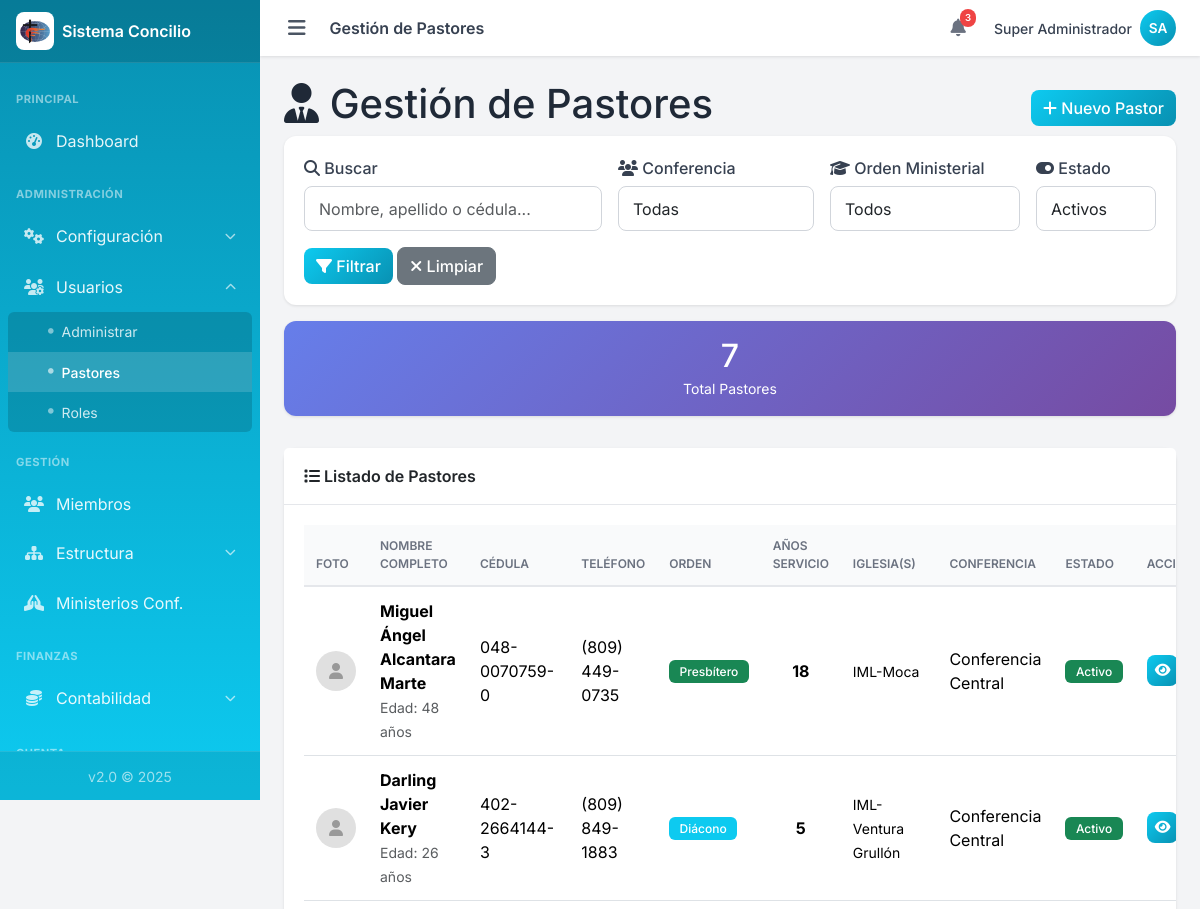
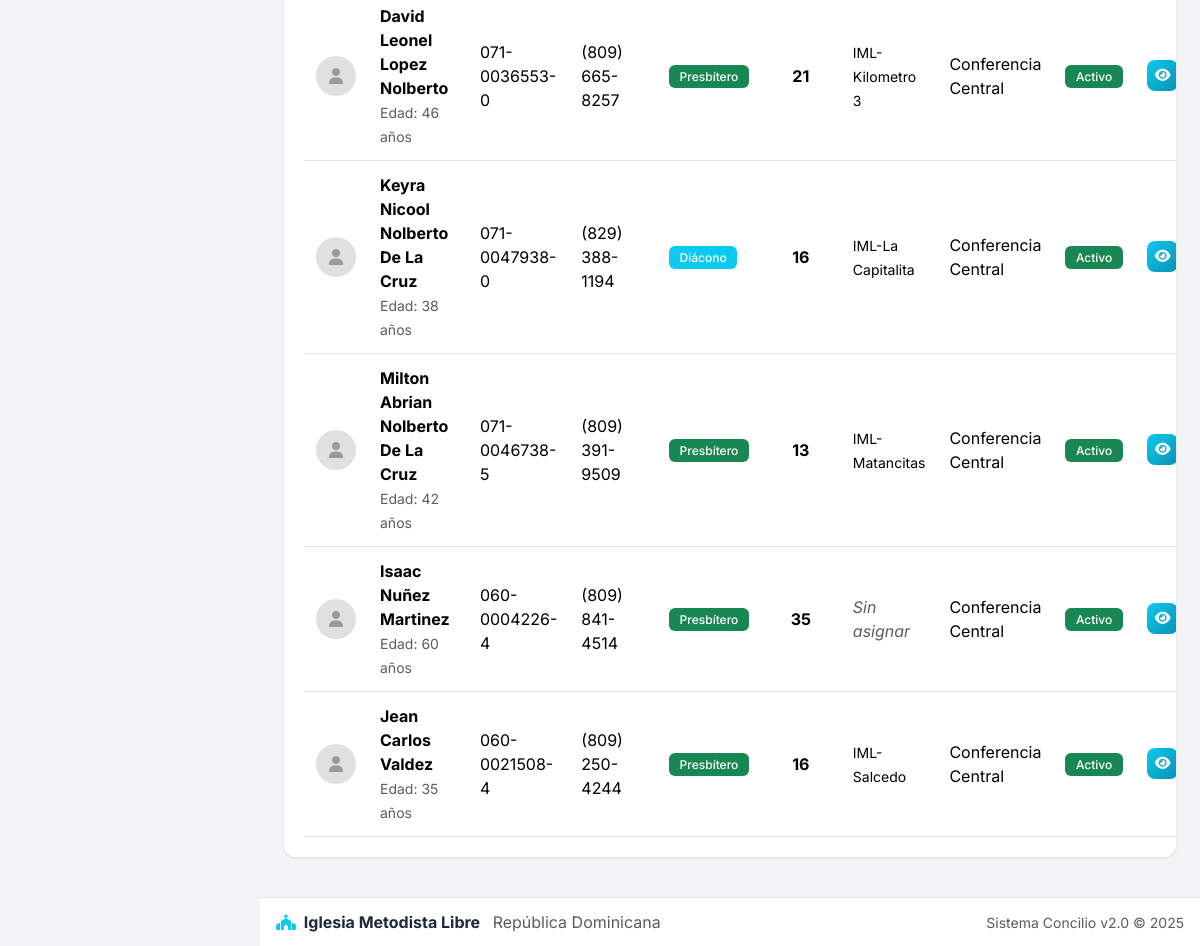
Page /admin/pastores/index.php (signed in) on the committed database (2 pictures, top to bottom).
### tables this page shows
CREATE TABLE `pastores` (
  `id` int(11) NOT NULL,
  `nombre` varchar(100) NOT NULL,
  `apellido` varchar(100) NOT NULL,
  `tipo_documento` enum('Cédula','Pasaporte') NOT NULL DEFAULT 'Cédula',
  `cedula` varchar(20) NOT NULL,
  `pasaporte` varchar(30) DEFAULT NULL,
  `telefono` varchar(20) NOT NULL,
  `fecha_nacimiento` date NOT NULL,
  `edad` int(3) DEFAULT NULL COMMENT 'Calculado automáticamente',
  `nacionalidad_id` int(11) DEFAULT NULL,
  `estado_civil` enum('Soltero','Casado','Divorciado','Viudo') DEFAULT 'Soltero',
  `sexo` enum('M','F') NOT NULL DEFAULT 'M',
  `foto` varchar(255) DEFAULT NULL,
  `nivel_estudio_id` int(11) DEFAULT NULL,
  `carrera_id` int(11) DEFAULT NULL,
  `fecha_ingreso_ministerio` date NOT NULL,
  `anos_servicio` int(3) DEFAULT NULL COMMENT 'Calculado automáticamente',
  `orden_ministerial` enum('Candidato Ministerial','Diácono','Presbítero') DEFAULT 'Candidato Ministerial',
  `formacion_continuada` text DEFAULT NULL COMMENT 'Maestría, Doctorado, Diplomados, Especialidades',
  `conferencia_id` int(11) DEFAULT NULL,
  `activo` tinyint(1) DEFAULT 1,
  `creado_en` timestamp NOT NULL DEFAULT current_timestamp(),
  `actualizado_en` timestamp NOT NULL DEFAULT current_timestamp() ON UPDATE current_timestamp()
);

CREATE TABLE `conferencias` (
  `id` int(11) NOT NULL,
  `superintendente_id` int(11) DEFAULT NULL,
  `codigo` varchar(20) NOT NULL,
  `nombre` varchar(150) NOT NULL,
  `superintendente_nombre` varchar(150) DEFAULT NULL,
  `telefono` varchar(30) DEFAULT NULL,
  `correo` varchar(150) DEFAULT NULL,
  `activo` tinyint(1) NOT NULL DEFAULT 1,
  `creado_en` timestamp NOT NULL DEFAULT current_timestamp()
);

### admin/pastores/index.php (the view, shortened to what this page needs)
<?php
require_once __DIR__ . '/../includes/header.php';
require_once __DIR__ . '/../../config/config.php';
$filtro_estado = $_GET['estado'] ?? '1';
$buscar = trim($_GET['buscar'] ?? '');
$pagina = max(1, (int)($_GET['pagina'] ?? 1));
$por_pagina = 10;
$offset = ($pagina - 1) * $por_pagina;
$where = "WHERE 1=1";
$params = [];
$types = "";
if ($filtro_estado !== '') {
    $where .= " AND p.activo = ?";
    $params[] = (int)$filtro_estado;
    $types .= "i";
}
$sql_count = "SELECT COUNT(*) as total FROM pastores p $where";
$stmt_count = $conexion->prepare($sql_count);
if (!empty($params)) {
    $stmt_count->bind_param($types, ...$params);
}
$stmt_count->execute();
$total_registros = $stmt_count->get_result()->fetch_assoc()['total'];
$sql = "
    SELECT p.*,
           n.nombre AS nacionalidad,
           c.nombre AS conferencia,
           (SELECT GROUP_CONCAT(i.nombre SEPARATOR ', ')
            FROM pastor_iglesias pi
            INNER JOIN iglesias i ON pi.iglesia_id = i.id
            WHERE pi.pastor_id = p.id AND pi.activo = 1) AS iglesias_asignadas,
           (SELECT COUNT(*) FROM pastor_iglesias pi WHERE pi.pastor_id = p.id AND pi.activo = 1) AS num_iglesias
    FROM pastores p
    LEFT JOIN nacionalidades n ON p.nacionalidad_id = n.id
    LEFT JOIN conferencias c ON p.conferencia_id = c.id
    $where
    ORDER BY p.apellido, p.nombre
    LIMIT ? OFFSET ?
";
$params[] = $por_pagina;
$params[] = $offset;
$types .= "ii";
$stmt = $conexion->prepare($sql);
if (!empty($params)) {
    $stmt->bind_param($types, ...$params);
}
$stmt->execute();
$pastores = $stmt->get_result();
?>
<div class="content-header">
    <div style="display: flex; justify-content: space-between; align-items: center; flex-wrap: wrap; gap: 1rem;">
        <h1><i class="fas fa-user-tie"></i> Gestión de Pastores</h1>
        <a href="crear.php" class="btn btn-primary">
            <i class="fas fa-plus"></i> Nuevo Pastor
        </a>
    </div>
</div>
<div class="card" style="margin-bottom: 1rem;">
    <div class="card-body">
        <form method="get" style="display: flex; gap: 1rem; flex-wrap: wrap; align-items: end;">
            <div style="flex: 1; min-width: 200px;">
                <label class="form-label"><i class="fas fa-search"></i> Buscar</label>
                <input type="text" name="buscar" class="form-control"
                       placeholder="Nombre, apellido o cédula..."
                       value="<?php echo htmlspecialchars($buscar); ?>">
            </div>
            <div style="min-width: 180px;">
                <label class="form-label"><i class="fas fa-users"></i> Conferencia</label>
                <select name="conferencia" class="form-control">
                    <option value="">Todas</option>
                </select>
            </div>
            <div style="min-width: 180px;">
                <label class="form-label"><i class="fas fa-graduation-cap"></i> Orden Ministerial</label>
                <select name="orden" class="form-control">
                    <option value="">Todos</option>
                </select>
            </div>
            <div style="min-width: 120px;">
                <label class="form-label"><i class="fas fa-toggle-on"></i> Estado</label>
                <select name="estado" class="form-control">
                    <option value="1" <?php echo ($filtro_estado == '1') ? 'selected' : ''; ?>>Activos</option>
                </select>
            </div>
            <div>
                <button type="submit" class="btn btn-primary">
                    <i class="fas fa-filter"></i> Filtrar
                </button>
                <a href="index.php" class="btn btn-secondary">
                    <i class="fas fa-times"></i> Limpiar
                </a>
            </div>
        </form>
    </div>
</div>
<div style="display: grid; grid-template-columns: repeat(auto-fit, minmax(150px, 1fr)); gap: 1rem; margin-bottom: 1rem;">
    <div class="card" style="background: linear-gradient(135deg, #667eea 0%, #764ba2 100%); color: white;">
        <div class="card-body" style="text-align: center; padding: 1rem;">
            <h3 style="margin: 0; font-size: 2rem;"><?php echo $total_registros; ?></h3>
            <small>Total Pastores</small>
        </div>
    </div>
</div>
<div class="card">
    <div class="card-header">
        <span class="card-title"><i class="fas fa-list"></i> Listado de Pastores</span>
    </div>
    <div class="card-body" style="overflow-x: auto;">
        <?php if ($pastores->num_rows > 0): ?>
            <table class="table">
                <thead>
                    <tr>
                        <th>Foto</th>
                        <th>Nombre Completo</th>
                        <th>Cédula</th>
                        <th>Teléfono</th>
                        <th>Orden</th>
                        <th>Años Servicio</th>
                        <th>Iglesia(s)</th>
                        <th>Conferencia</th>
                        <th>Estado</th>
                        <th>Acciones</th>
                    </tr>
                </thead>
                <tbody>
                    <?php while ($pastor = $pastores->fetch_assoc()): ?>
                        <tr>
                            <td>
                                <?php if (!empty($pastor['foto'])): ?>
                                    <img src="../../uploads/pastores/<?php echo htmlspecialchars($pastor['foto']); ?>"
                                         alt="Foto" style="width: 40px; height: 40px; border-radius: 50%; object-fit: cover;">
                                <?php else: ?>
                                    <div style="width: 40px; height: 40px; border-radius: 50%; background: #e0e0e0; display: flex; align-items: center; justify-content: center;">
                                        <i class="fas fa-user" style="color: #999;"></i>
                                    </div>
                                <?php endif; ?>
                            </td>
                            <td>
                                <strong><?php echo htmlspecialchars($pastor['nombre'] . ' ' . $pastor['apellido']); ?></strong>
                                <br><small class="text-muted">Edad: <?php echo $pastor['edad'] ?? 'N/A'; ?> años</small>
                            </td>
                            <td><?php echo htmlspecialchars($pastor['cedula']); ?></td>
                            <td><?php echo htmlspecialchars($pastor['telefono']); ?></td>
                            <td>
                                <?php
                                $badge_class = 'secondary';
                                if ($pastor['orden_ministerial'] == 'Presbítero') $badge_class = 'success';
                                elseif ($pastor['orden_ministerial'] == 'Diácono') $badge_class = 'primary';
                                ?>
                                <span class="badge bg-<?php echo $badge_class; ?>">
                                    <?php echo htmlspecialchars($pastor['orden_ministerial']); ?>
                                </span>
                            </td>
                            <td style="text-align: center;">
                                <strong><?php echo $pastor['anos_servicio'] ?? 0; ?></strong>
                            </td>
                            <td>
                                <?php if (!empty($pastor['iglesias_asignadas'])): ?>
                                    <small><?php echo htmlspecialchars($pastor['iglesias_asignadas']); ?></small>
                                <?php else: ?>
                                    <span class="text-muted"><em>Sin asignar</em></span>
                                <?php endif; ?>
                            </td>
                            <td><?php echo htmlspecialchars($pastor['conferencia'] ?? 'N/A'); ?></td>
                            <td>
                                <?php if ($pastor['activo']): ?>
                                    <span class="badge bg-success">Activo</span>
                                <?php else: ?>
                                    <span class="badge bg-danger">Inactivo</span>
                                <?php endif; ?>
                            </td>
                            <td>
                                <div style="display: flex; gap: 0.25rem;">
                                    <a href="ver.php?id=<?php echo $pastor['id']; ?>"
                                       class="btn btn-sm btn-info" title="Ver detalles">
                                        <i class="fas fa-eye"></i>
                                    </a>
                                </div>
                            </td>
                        </tr>
                    <?php endwhile; ?>
                </tbody>
            </table>
        <?php endif; ?>
    </div>
</div>
<?php require_once __DIR__ . '/../includes/footer.php'; ?>

### css/custom.css (style rules this page uses)
:root { --primary: #0dcaf0; --primary-dark: #0891b2; --primary-light: #67e8f9; --primary-darker: #0e7490; --success: #10b981; --warning: #f59e0b; --danger: #ef4444; --info: #3b82f6; --gray-50: #f9fafb; --gray-100: #f3f4f6; --gray-200: #e5e7eb; --gray-300: #d1d5db; --gray-400: #9ca3af; --gray-500: #6b7280; --gray-600: #4b5563; --gray-700: #374151; --gray-800: #1f2937; --gray-900: #111827; --sidebar-width: 260px; --navbar-height: 56px; --footer-height: 50px; --shadow-sm: 0 1px 2px rgba(0, 0, 0, 0.05); --shadow: 0 1px 3px rgba(0, 0, 0, 0.1); --shadow-md: 0 4px 6px rgba(0, 0, 0, 0.1); --shadow-lg: 0 10px 15px rgba(0, 0, 0, 0.1); --font-family: 'Inter', -apple-system, BlinkMacSystemFont, sans-serif; }
* { box-sizing: border-box; }
html { scroll-behavior: smooth; -webkit-tap-highlight-color: transparent; }
body { font-family: var(--font-family); background: var(--gray-100); color: var(--gray-800); margin: 0; padding: 0; min-height: 100vh; }
.card { border: none; border-radius: 0.75rem; box-shadow: var(--shadow); background: #fff; margin-bottom: 1rem; }
.card-header { background: #fff; border-bottom: 1px solid var(--gray-200); padding: 1rem 1.25rem; font-weight: 600; border-radius: 0.75rem 0.75rem 0 0; }
.card-title { margin: 0; font-size: 1rem; font-weight: 600; }
.card-body { padding: 1.25rem; }
.table { margin-bottom: 0; }
.table thead th { background: var(--gray-50); border-bottom: 2px solid var(--gray-200); font-weight: 600; font-size: 0.75rem; text-transform: uppercase; color: var(--gray-500); padding: 0.75rem; }
.table td { padding: 0.75rem; vertical-align: middle; }
.btn { font-weight: 500; border-radius: 0.5rem; transition: all 0.2s ease; }
.btn-primary { background: linear-gradient(135deg, var(--primary) 0%, var(--primary-dark) 100%); border: none; }
.btn-info { background: linear-gradient(135deg, var(--primary) 0%, var(--primary-dark) 100%); border: none; color: #fff; }
.form-control, .form-select { border-radius: 0.5rem; border-color: var(--gray-300); padding: 0.6rem 0.875rem; }
.form-label { font-weight: 500; color: var(--gray-700); margin-bottom: 0.375rem; }
.badge { font-weight: 500; padding: 0.35rem 0.65rem; border-radius: 0.375rem; }
.bg-primary { background-color: var(--primary) !important; }
body { overscroll-behavior-y: contain; }
.btn, .nav-link, .card[class*="bg-"] a { -webkit-user-select: none; user-select: none; -webkit-tap-highlight-color: transparent; }

### rows in the picture
pastores: nombre+apellido "Miguel Ángel Alcantara Marte", edad "48", cedula "048-0070759-0", telefono "(809) 449-0735", orden_ministerial "Presbítero", anos_servicio "18", iglesias_asignadas "IML-Moca", conferencia.nombre "Conferencia Central", activo "Activo"
pastores: nombre+apellido "Darling Javier Kery", edad "26", cedula "402-2664144-3", telefono "(809) 849-1883", orden_ministerial "Diácono", anos_servicio "5", iglesias_asignadas "IML-Ventura Grullón", conferencia.nombre "Conferencia Central", activo "Activo"
pastores: nombre+apellido "David Leonel Lopez Nolberto", edad "46", cedula "071-0036553-0", telefono "(809) 665-8257", orden_ministerial "Presbítero", anos_servicio "21", iglesias_asignadas "IML-Kilometro 3", conferencia.nombre "Conferencia Central", activo "Activo"
pastores: nombre+apellido "Keyra Nicool Nolberto De La Cruz", edad "38", cedula "071-0047938-0", telefono "(829) 388-1194", orden_ministerial "Diácono", anos_servicio "16", iglesias_asignadas "IML-La Capitalita", conferencia.nombre "Conferencia Central", activo "Activo"
pastores: nombre+apellido "Milton Abrian Nolberto De La Cruz", edad "42", cedula "071-0046738-5", telefono "(809) 391-9509", orden_ministerial "Presbítero", anos_servicio "13", iglesias_asignadas "IML-Matancitas", conferencia.nombre "Conferencia Central", activo "Activo"
pastores: nombre+apellido "Isaac Nuñez Martinez", edad "60", cedula "060-0004226-4", telefono "(809) 841-4514", orden_ministerial "Presbítero", anos_servicio "35", shows "Sin asignar", conferencia.nombre "Conferencia Central", activo "Activo"
pastores: nombre+apellido "Jean Carlos Valdez", edad "35", cedula "060-0021508-4", telefono "(809) 250-4244", orden_ministerial "Presbítero", anos_servicio "16", iglesias_asignadas "IML-Salcedo", conferencia.nombre "Conferencia Central", activo "Activo"

### other values in the picture
$titulo_pagina "Gestión de Pastores"
$USUARIO_NOMBRE "Super Administrador"
$iniciales "SA"
$total_registros "7"
